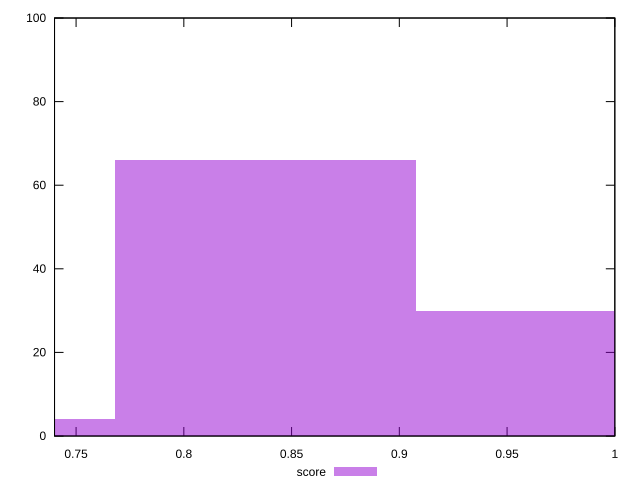

Write the gnuplot code that produced this figure.
reset

$score <<EOF
0.8379448473962148 66
0.9776023219622506 30
0.698287372830179 4
EOF

set key outside below
set boxwidth 0.1396574745660358
set xrange [0.74:1]
set yrange [0:100]
set trange [0:100]
set style fill transparent solid 0.5 noborder
set terminal svg size 640, 490 enhanced background rgb 'white'
set output "report_00018_2021-02-10T15-25-16.877Z/uses-http2/samples/pages/score/histogram.svg"

plot $score title "score" with boxes

reset
